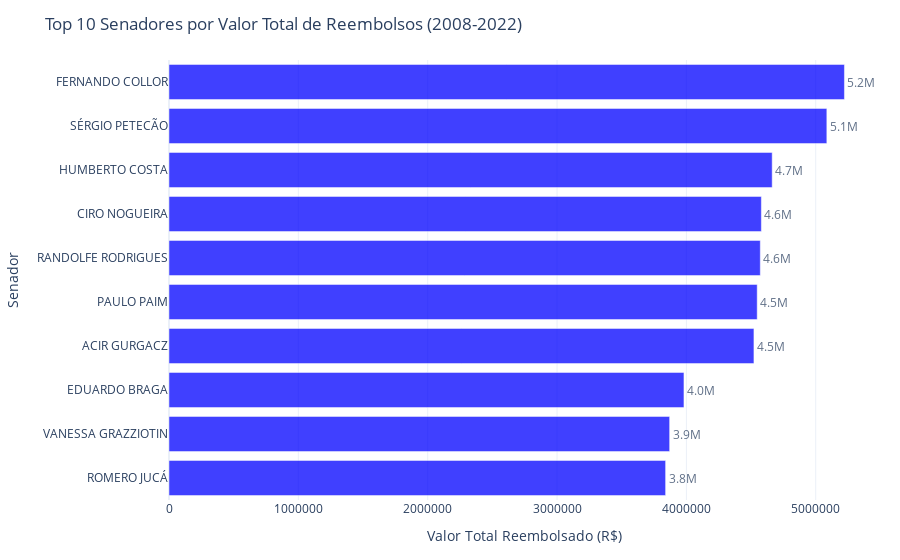

Notebook code for this chart:
### Markdown cell above
10 Senadores que mais receberam reembolso CEAPS entre 2008 a 2022?

### Code cell
# Agrupando por SENADOR e somar os VALOR_REEMBOLSADO, ordenando em ordem decrescente e selecionando os top 10
top_senadores = ceaps_total.groupby('SENADOR')['VALOR_REEMBOLSADO'].sum().sort_values(ascending=False).head(10)

# Convertendo para DataFrame para facilitar a manipulação e visualização
top_senadores_df = top_senadores.to_frame().reset_index()

# Ordenando os senadores de forma decrescente pelos valores de reembolso
top_senadores_df = top_senadores_df.sort_values(by='VALOR_REEMBOLSADO', ascending=True)

# Criando o gráfico de barras horizontal com Plotly Express
fig = px.bar(
    top_senadores_df,
    x='VALOR_REEMBOLSADO',
    y='SENADOR',
    title='Top 10 Senadores por Valor Total de Reembolsos (2008-2022)',
    labels={'VALOR_REEMBOLSADO': 'Valor Total Reembolsado (R$)', 'SENADOR': 'Senador'},
    template='plotly_white',
    text='VALOR_REEMBOLSADO',
    orientation='h'  # Barra horizontal
)

# Ajustando o layout do gráfico
fig.update_traces(
    texttemplate='%{text:.2s}',  # Formatar os valores para notação científica curta
    textposition='outside',  # Colocar os textos fora das barras
    marker_color='blue',  # Cor das barras
    opacity=0.75  # Transparência das barras
)

# Configurando o formato do eixo X para valores monetários
fig.update_layout(
    xaxis_title='Valor Total Reembolsado (R$)',
    yaxis_title='Senador',
    xaxis=dict(
        tickformat='R$,.0f'  # Formato para valores monetários
    ),
    yaxis=dict(
        tickmode='linear',  # Mostrar todos os senadores
        tickfont=dict(size=12)  # Tamanho da fonte
    ),
    margin=dict(l=20, r=20, t=60, b=60),  # Ajustar as margens
    font=dict(
        size=12  # Tamanho da fonte
    ),
    plot_bgcolor='rgba(0, 0, 0, 0)',  # Fundo transparente
    paper_bgcolor='rgba(0, 0, 0, 0)',  # Fundo do papel transparente
    showlegend=False  # Ocultar a legenda
)
fig.show()

### Figure 1 — Plotly figure (JSON) as saved in the notebook; plotly's stock layout.template omitted (floating-point values rounded to 4 significant figures)
{"data": [{"alignmentgroup": "True", "hovertemplate": "Valor Total Reembolsado (R$)=%{text}<br>Senador=%{y}<extra></extra>", "legendgroup": "", "marker": {"color": "blue", "pattern": {"shape": ""}}, "name": "", "offsetgroup": "", "opacity": 0.75, "orientation": "h", "showlegend": false, "text": [3839000.0, 3871000.0, 3981000.0, 4522000.0, 4548000.0, 4571000.0, 4580000.0, 4663000.0, 5086000.0, 5222000.0], "textposition": "outside", "texttemplate": "%{text:.2s}", "type": "bar", "x": [3839000.0, 3871000.0, 3981000.0, 4522000.0, 4548000.0, 4571000.0, 4580000.0, 4663000.0, 5086000.0, 5222000.0], "xaxis": "x", "y": ["ROMERO JUCÁ", "VANESSA GRAZZIOTIN", "EDUARDO BRAGA", "ACIR GURGACZ", "PAULO PAIM", "RANDOLFE RODRIGUES", "CIRO NOGUEIRA", "HUMBERTO COSTA", "SÉRGIO PETECÃO", "FERNANDO COLLOR"], "yaxis": "y"}], "layout": {"autosize": true, "barmode": "relative", "font": {"size": 12}, "legend": {"tracegroupgap": 0}, "margin": {"b": 60, "l": 20, "r": 20, "t": 60}, "paper_bgcolor": "rgba(0, 0, 0, 0)", "plot_bgcolor": "rgba(0, 0, 0, 0)", "showlegend": false, "title": {"text": "Top 10 Senadores por Valor Total de Reembolsos (2008-2022)"}, "xaxis": {"anchor": "y", "autorange": true, "domain": [0, 1], "range": [0, 5497000.0], "tickformat": "R$,.0f", "title": {"text": "Valor Total Reembolsado (R$)"}, "type": "linear"}, "yaxis": {"anchor": "x", "autorange": true, "domain": [0, 1], "range": [-0.5, 9.5], "tickfont": {"size": 12}, "tickmode": "linear", "title": {"text": "Senador"}, "type": "category"}}}
